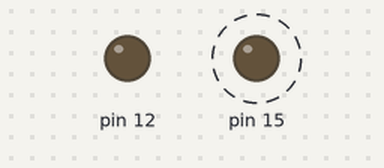
Simulated run of this sketch. Board: Arduino Uno, built for the host (arithmetic inside an expression is 32-bit, double 64-bit). On the bench: output pins drawn as LEDs (lit = HIGH). Dashed ring = blinking.

Above: at 0.2 s.
Timing chart, 0 to 3.0 s (numbered marks = the images above):
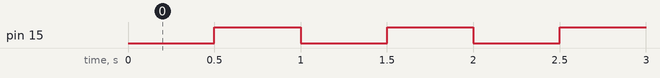

Measured:
- by itself, pin 15: alternates HIGH for 0.50 s and LOW for 0.50 s

The sketch:

hello.t3226-MU.blink.ino
```cpp
// (licence header left out)
#define LED_pin PIN_PC1
#define GND_pin PIN_PB4

void setup() {
  pinMode(LED_pin,OUTPUT);
  pinMode(GND_pin,OUTPUT);
  digitalWrite(GND_pin,LOW);
  }

void loop() {
  digitalWrite(LED_pin,LOW);
  delay(500);
  digitalWrite(LED_pin,HIGH);
  delay(500);
  }
```
